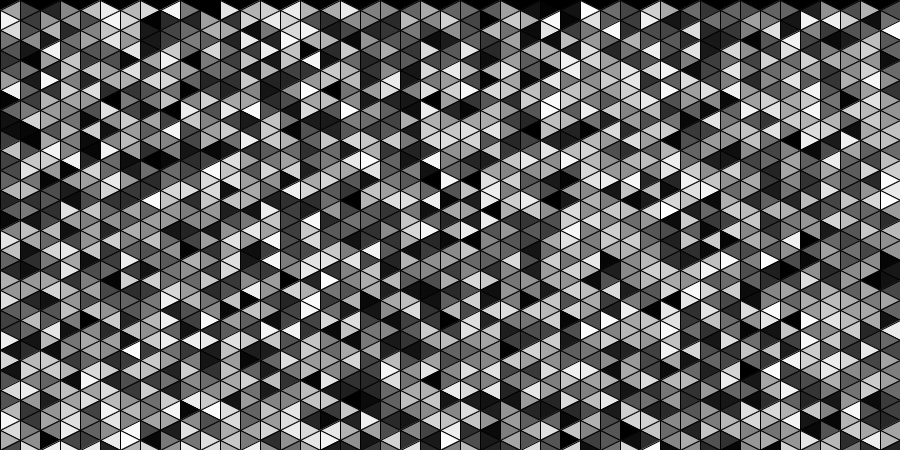
Frame 1 (no input)
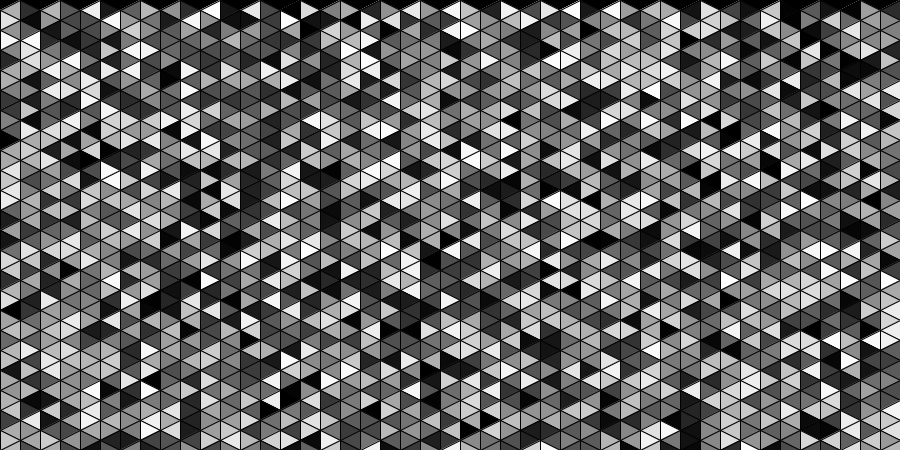
Frame 60 (the mouse pressed at the canvas centre just before this capture)
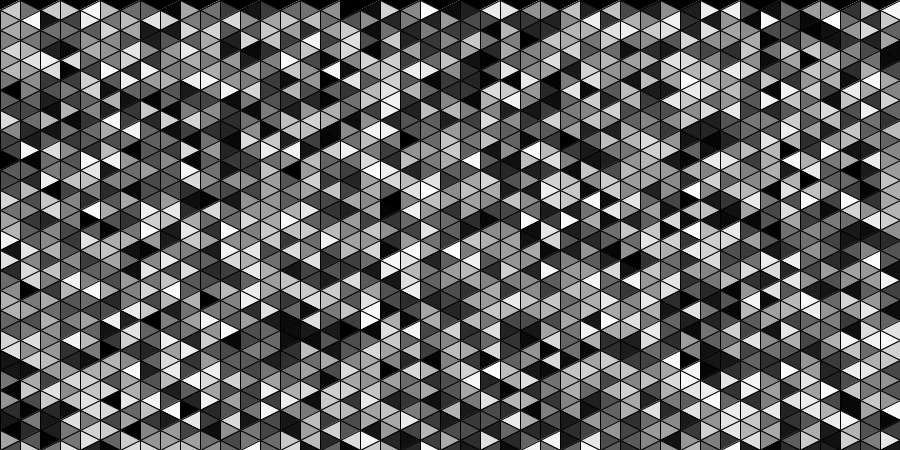
Frame 120 (the mouse held since frame 60 and released just before this capture)

The Processing sketch that drew these frames (run headless with seeded random() and noise(); from frame 60 on, the mouse is pressed at the canvas centre):

// Processing sketch: processing_59688
// ── processing_59688.pde

void setup() {
  size(900,450);
  smooth();
  background(0);
  
}

void draw() {
  for (int x = 0; x < 1000; x = x+40) {
  for (int y = 0; y < 500; y = y+20) {
    float a = random(255);
    fill(a);    //Colour
    triangle(0+x,10+y,20+x,0+y,20+x,20+y);
    float d = random(255);
    fill(d);
    triangle(20+x,0+y,40+x,10+y,20+x,20+y);
    float g = random(255);
    fill(g);
    triangle(0+x,10+y,20+x,20+y,0+x,30+y);
    float j = random(255);
    fill(j);
    triangle(20+x,20+y,40+x,10+y,40+x,30+y);
}
  }}
